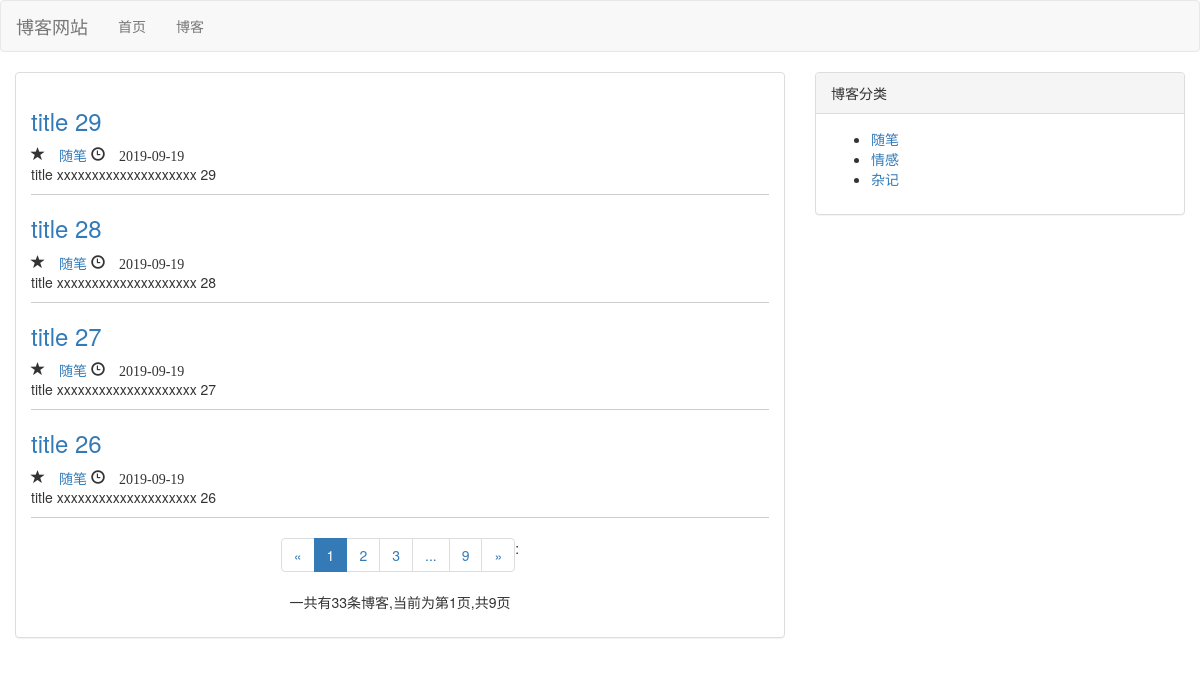
The page /blogs/ on the database as committed earlier.
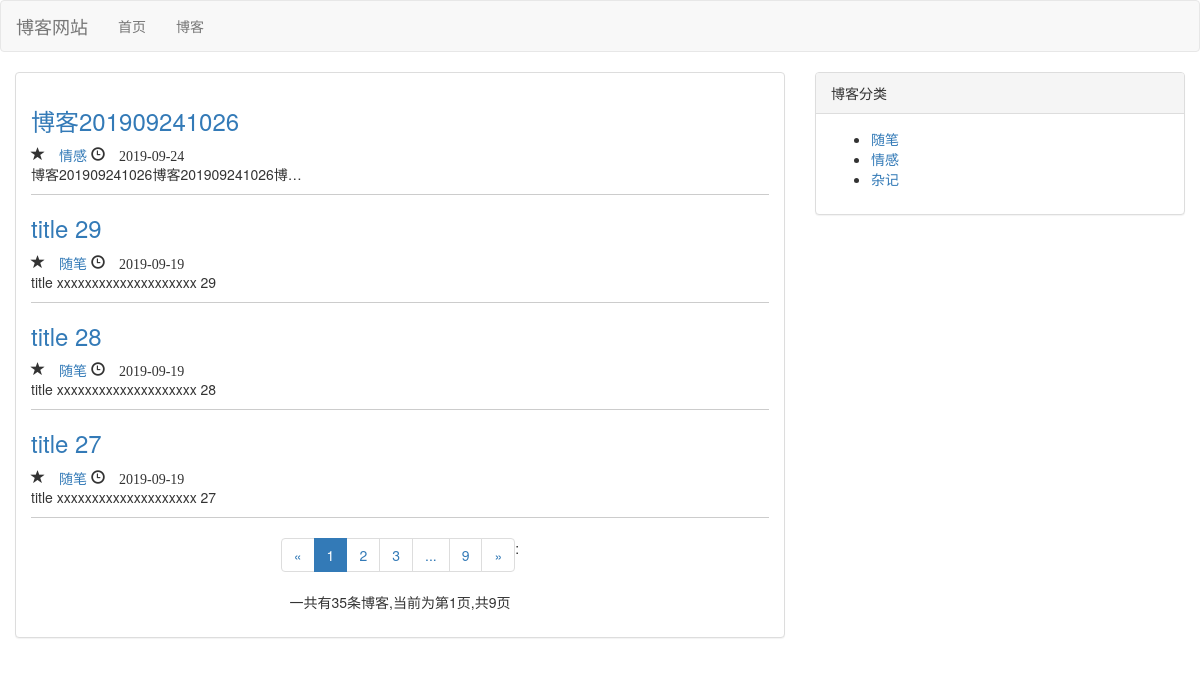
The same page on the database as committed later.
### blog/models.py (models this page shows, shortened)
class Blog(models.Model):
    title = models.CharField(max_length=50)
    content = models.TextField()
    author = models.ForeignKey(User, on_delete=models.DO_NOTHING)
    created_time = models.DateTimeField(time.localtime, auto_now=True)
    last_updated_time = models.DateTimeField(time.localtime, auto_now_add=True)
    blog_type = models.ForeignKey(BlogType, on_delete=models.DO_NOTHING)
    class Meta:
        ordering = ['-created_time']

class BlogType(models.Model):
    type_name = models.CharField(max_length=130)
    def __str__(self):
        return self.type_name

### blog/views.py (the view)
# urls.py: path('', blog_list, name='blogs'),
def blog_list(request):
    blogs = Blog.objects.all()
    blog_types = BlogType.objects.all()
    blog_dates = Blog.objects.dates('created_time', 'month', order='DESC')
    context = page_of_common(request, blogs)
    context['blog_types'] = blog_types
    context['blog_dates'] = blog_dates
    return render_to_response('blog/blog_list.html', context)

### blog/views.py (called while the page is built)
def page_of_common(request, blogs):
    context = {}
    paginator = Paginator(blogs, settings.EACH_PAGE_BLOGS_NUM)
    page_num = request.GET.get('page')
    if page_num is None:
        page_num = 1
    blogs_of_page = paginator.get_page(page_num)
    page_range = list(range(max(1, int(page_num) - 2), int(page_num))) + \
                 list(range(int(page_num), min(int(page_num) + 2, paginator.num_pages) + 1))
    if page_range[0] - 1 >= 2:
        page_range.insert(0, '...')
    if paginator.num_pages - page_range[-1] >= 2:
        page_range.append('...')
    if 1 not in page_range:
        page_range.insert(0, 1)
    if paginator.num_pages not in page_range:
        page_range.append(paginator.num_pages)
    context['page_range'] = page_range
    context['blogs'] = blogs_of_page
    return context

### blog/templates/blog/blog_list.html (shortened to what the changed rows need)
{% extends 'base.html' %}
{% load staticfiles %}
{% block header_extends %}
    <link rel="stylesheet" href="/static/blog.css">
{% endblock %}
{% block content %}
    <div class="container-fluid">
        <div class="row">
            <div class="col-sm-8 col-md-8">
                <div class="panel panel-default">
                    <div class="panel-body">
                        {% for blog in blogs.object_list %}
                            <div class="blog">
                                <a href="{% url 'blog' blog.pk %}">
                                    <h3>{{ blog.title }}</h3>
                                </a>
                                <span class="glyphicon glyphicon-star" aria-hidden="true">
                                    <a href="{% url 'blog_type' blog.blog_type.pk %}">
                                        {{ blog.blog_type }}
                                    </a>
                                </span>
                                <span class="glyphicon glyphicon-time" aria-hidden="true">
                                    {{ blog.created_time|date:"Y-m-d" }}
                                </span>
                                <p>{{ blog.content|truncatechars:30 }}</p>
                            </div>
                        {% empty %}
                            <p>--  暂无博客，敬请期待  --</p>
                        {%endfor%}
                        <div class="page-index">
                            <div aria-label="Page navigation">
                                <ul class="pagination">
                                    <li>
                                    </li>
                                    {% for page in page_range %}
                                        {% if page == "..." %}:
                                            <li><span>{{ page }}</span></li>
                                        {% else %}
                                            {% if page == blogs.number %}
                                                <li class="active"><span>{{ page }}</span></li>
                                            {%else%}
                                                <li><a href="?page={{ page }}">{{ page }}</a></li>
                                            {%endif%}
                                        {% endif %}
                                    {% endfor %}
                                    <li>
                                    </li>
                                </ul>
                            </div>
                            <p>一共有{{ blogs.paginator.count}}条博客,当前为第{{blogs.number}}页,共{{blogs.paginator.num_pages}}页</p>
                        </div>
                    </div>
                </div>
            </div>
            <div class="col-sm-8 col-md-4">
                <div class="panel panel-default">
                    <div class="panel-body">
                        <ul>
                            {% for blog_type in blog_types %}
                                <li>
                                    <a href="{% url 'blog_type' blog_type.pk %}">
                                        {{ blog_type.type_name }}
                                    </a>
                                </li>
                                {% empty %}
                                    <li>-- 暂无博客类型 --</li>
                            {% endfor %}
                        </ul>
                    </div>
                </div>
            </div>
        </div>
    </div>
{% endblock %}

Rows that differ between the two databases and show on the page:
no longer on this page (row unchanged): Blog: title "title 26", blog_type "随笔", created_time "2019-09-19", content "title xxxxxxxxxxxxxxxxxxxx 26"
added Blog: title "博客201909241026", blog_type "情感", created_time "2019-09-24", content "博客201909241026博客201909241026博…"
Other text that changed with them:
{{ blogs.paginator.count }}: "33" → "35"
